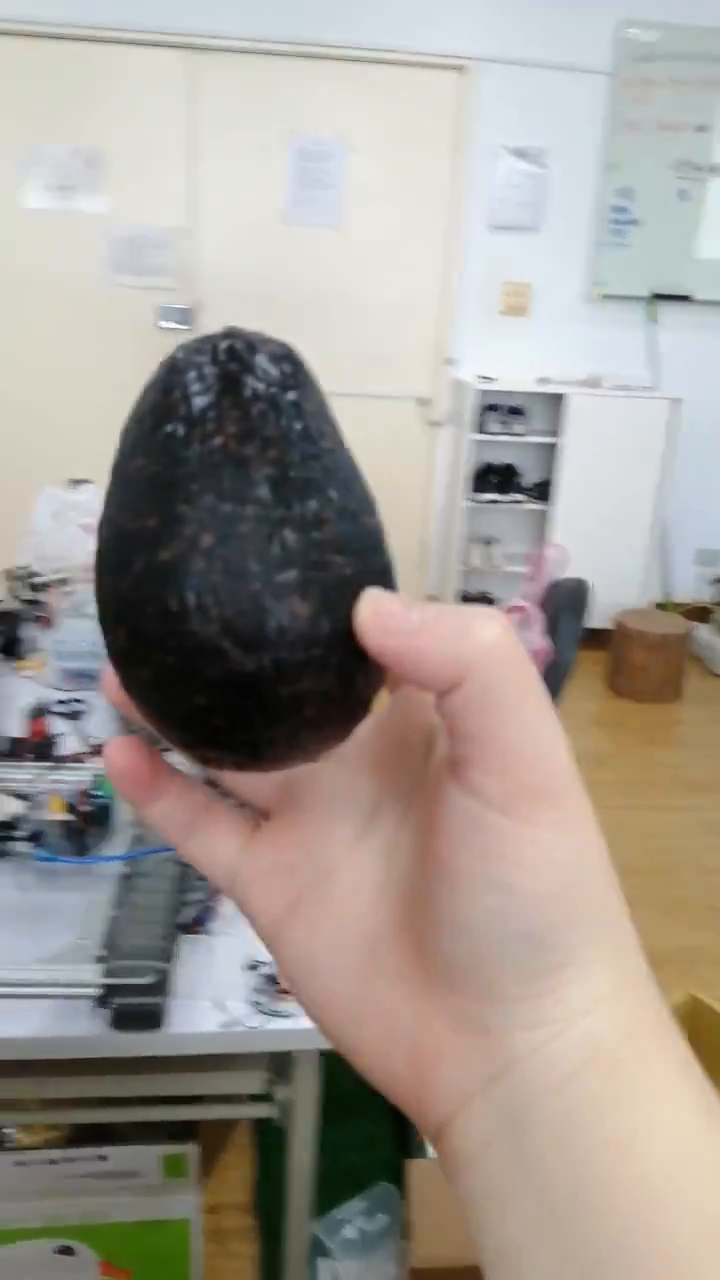
#> input picture frame 70 of Image_processing/testdata/avocado_video1.mp4, 720 x 1280 px, given in place of tomato_video1.mp4, which was not available
$ python just_see_color.py
#> lines starting #> are read from the running program, lines starting #| are printed output that depends on the picture; after the words box and inside, x2 and y2 are one past the last pixel; in counts of white or black regions, pixels touching at a corner belong together; pictures that were not available may be replaced by others from this repository, and a replacement may not be noted
import cv2
import numpy as np
from utilities import *
import matplotlib.pyplot as plt
import ipdb

mask_window=True
Canny_window=False
Circle_window=True

if mask_window:
    cv2.namedWindow("mask",0)
    cv2.resizeWindow("mask", 960, 480)
    cv2.moveWindow("mask",10,100)

if Canny_window:
    cv2.namedWindow("Canny",0)
    cv2.resizeWindow("Canny", 960, 500)
    cv2.moveWindow("Canny",1300,100)

if Circle_window:
    cv2.namedWindow("Circle",0)
    cv2.resizeWindow("Circle", 960, 500)
    cv2.moveWindow("Circle",1300,100)

cap = cv2.VideoCapture('testdata/tomato_video1.mp4')
# ipdb.set_trace()
if not cap.isOpened():
    print("Cannot open camera")
    exit()

#cv2.namedWindow("live", cv2.WINDOW_AUTOSIZE); # 命名一個視窗，可不寫
while(True):
    # 擷取影像
    ret, frame = cap.read()
#> frame is the input picture: shape (1280, 720, 3); mean B, G, R 147.7, 154.6, 161.3
    if not ret:
        print("Can't receive frame (stream end?). Exiting ...")
        break


    hsv = cv2.cvtColor(frame.copy(), cv2.COLOR_BGR2HSV) #將BGR轉換為HSV
#> hsv: shape (1280, 720, 3); mean H, S, V 52.9, 45, 166.8
    #HSV中的顏色強度參數
    weaker_red = np.array([0,76,157])
    strong_red = np.array([179,199,255])
    mask_red = cv2.inRange(hsv,weaker_red,strong_red) #Threshold HSV圖像獲取輸入顏色
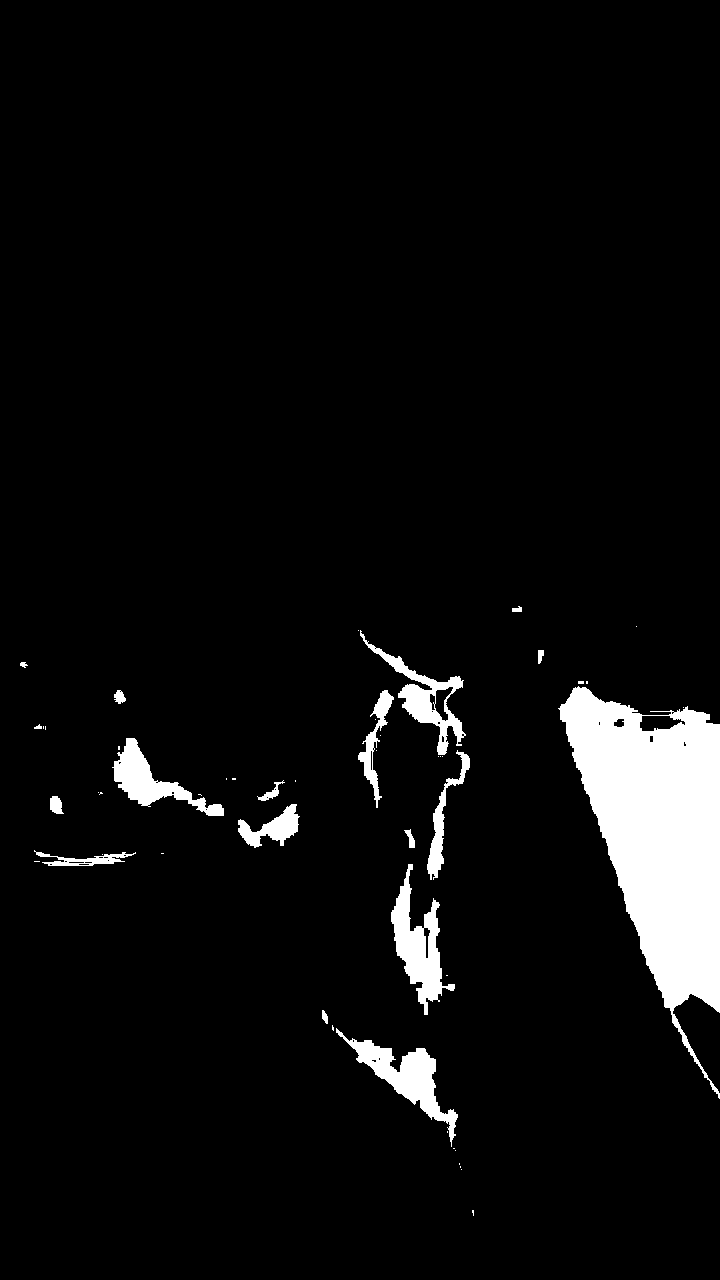
#> mask_red: shape (1280, 720); 5.4% white; 50 white regions (32 under 20 px), largest, box (x1, y1, x2, y2) and area: (558, 686, 720, 1099) 32642, (391, 864, 455, 1015) 3566, (336, 1028, 458, 1147) 3452
    z_array=np.zeros((len(mask_red),len(mask_red[0])))
#> z_array: shape (1280, 720) float64; every value is 0
    mask_red_3d=np.stack((z_array.copy(),z_array.copy(),mask_red.copy()),2)

    weaker_green = np.array([39,55,48])
    strong_green = np.array([73,193,179])
    mask_green = cv2.inRange(hsv,weaker_green,strong_green) #Threshold HSV圖像獲取輸入顏色
#> mask_green: shape (1280, 720); 0.45% white; 32 white regions (22 under 20 px), largest, box (x1, y1, x2, y2) and area: (0, 1216, 192, 1280) 2223, (266, 1117, 289, 1280) 694, (315, 1056, 324, 1162) 346
    z_array=np.zeros((len(mask_green),len(mask_green[0])))
    mask_green_3d=np.stack((z_array.copy(),mask_green.copy(),z_array.copy()),2)

    weaker_black = np.array([4,26,1])
    strong_black = np.array([153,139,100])
    mask_black = cv2.inRange(hsv,weaker_black,strong_black) #Threshold HSV圖像獲取輸入顏色
#> mask_black: shape (1280, 720); 12.8% white; 208 white regions (158 under 20 px), largest, box (x1, y1, x2, y2) and area: (96, 339, 391, 772) 68129, (0, 1048, 427, 1280) 29664, (97, 874, 214, 964) 3265
    z_array=np.zeros((len(mask_black),len(mask_black[0])))
    mask_black_3d=np.stack((mask_black.copy(),z_array.copy(),z_array.copy()),2)

    # canny
    if Canny_window:
        canny_origin=canny_picture(frame,display=False)
        canny_mask_red=cv2.Canny(mask_red,30,150)
        canny_mask_green=cv2.Canny(mask_green,30,150)
        canny_mask_black=cv2.Canny(mask_black,30,150)


    # circle
    if Circle_window:
        gray=cv2.cvtColor(frame,cv2.COLOR_BGR2GRAY)
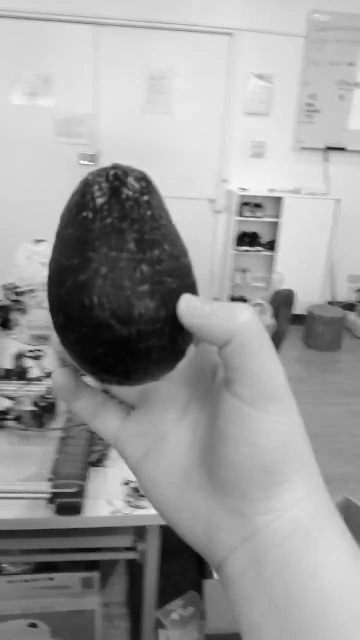
#> gray: shape (1280, 720) (shown at 1/2 size); min 3, max 255, mean 155.8
        frame_circles= cv2.HoughCircles(gray.copy(),cv2.HOUGH_GRADIENT,1,100,param1=100,param2=30,minRadius=5,maxRadius=300)
#> frame_circles = 24 rows, first 8: [320.5, 580.5, 225.5], [95.5, 577.5, 284], [134.5, 876.5, 127], [210.5, 606.5, 188.3], [34.5, 933.5, 164.8], [61.5, 806.5, 52.7], [229.5, 834.5, 219], [174.5, 1001.5, 102.9]
        frame_circles_image=frame.copy()
        try:
            for circle in frame_circles[0]:#根據檢測到圓的資訊，畫出每一個圓
                x=int(circle[0])#座標行列
                y=int(circle[1])
                r=int(circle[2]) #半徑
                frame_circles_image=cv2.circle(frame.copy(),(x,y),r,(0,0,255),-1)#在原圖用指定顏色標記出圓的位置
#> this loop made 24 passes
#> (circle, x, y, r) on passes 1 to 8: ([320.5, 580.5, 225.5], 320, 580, 225), ([95.5, 577.5, 284], 95, 577, 284), ([134.5, 876.5, 127], 134, 876, 127), ([210.5, 606.5, 188.3], 210, 606, 188), ([34.5, 933.5, 164.8], 34, 933, 164), ([61.5, 806.5, 52.7], 61, 806, 52), ([229.5, 834.5, 219], 229, 834, 219), ([174.5, 1001.5, 102.9], 174, 1001, 102)
#> pass 1, `frame_circles_image=cv2.circle(frame.copy(),(x,y),r,(0,0,255),-1)#在原圖用..`:
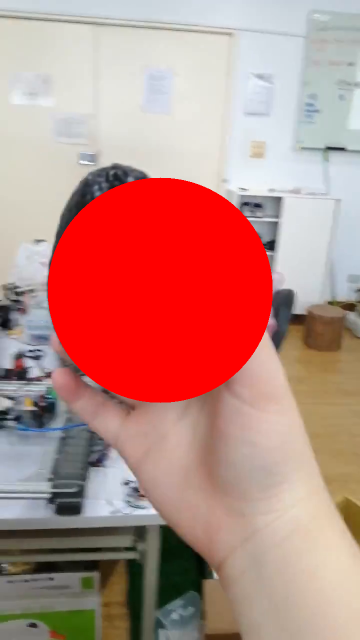
#> frame_circles_image: shape (1280, 720, 3) (shown at 1/2 size); mean B, G, R 132.1, 138.7, 188.1
        except:
            pass


        red_circles= cv2.HoughCircles(mask_red.copy(),cv2.HOUGH_GRADIENT,1,100,param1=100,param2=30,minRadius=5,maxRadius=300)
#> red_circles = None
        red_circles_image=np.stack((mask_red.copy(),mask_red.copy(),mask_red.copy()),2)
        try:
            for circle in red_circles[0]:#根據檢測到圓的資訊，畫出每一個圓
                x=int(circle[0])#座標行列
                y=int(circle[1])
                r=int(circle[2]) #半徑
                red_circles_image=cv2.circle(red_circles_image.copy(),(x,y),r,(0,0,255),-1)#在原圖用指定顏色標記出圓的位置
        except:
            pass

        green_circles= cv2.HoughCircles(mask_green.copy(),cv2.HOUGH_GRADIENT,1,100,param1=100,param2=30,minRadius=5,maxRadius=300)
        green_circles_image=np.stack((mask_green.copy(),mask_green.copy(),mask_green.copy()),2)
        try:
            for circle in green_circles[0]:#根據檢測到圓的資訊，畫出每一個圓
                x=int(circle[0])#座標行列
                y=int(circle[1])
                r=int(circle[2]) #半徑
                green_circles_image=cv2.circle(green_circles_image.copy(),(x,y),r,(0,0,255),-1)#在原圖用指定顏色標記出圓的位置
        except:
            pass


        black_circles= cv2.HoughCircles(mask_black.copy(),cv2.HOUGH_GRADIENT,1,100,param1=100,param2=30,minRadius=5,maxRadius=300)
        black_circles_image=np.stack((mask_black.copy(),mask_black.copy(),mask_black.copy()),2)
        try:
            for circle in black_circles[0]:#根據檢測到圓的資訊，畫出每一個圓
                x=int(circle[0])#座標行列
                y=int(circle[1])
                r=int(circle[2]) #半徑
                black_circles_image=cv2.circle(black_circles_image.copy(),(x,y),r,(0,0,255),-1)#在原圖用指定顏色標記出圓的位置
        except:
            pass

    # ipdb.set_trace()
    #組合圖片
    if mask_window:
        mask_1=np.hstack((frame.copy()/225.,mask_red_3d,mask_green_3d,mask_black_3d))
    if Canny_window:
        canny_mask=np.hstack((canny_picture(frame,display=False),cv2.Canny(mask_red,30,150),cv2.Canny(mask_green,30,150),cv2.Canny(mask_black,30,150)))
    if Circle_window:
        circles_1=np.hstack((frame_circles_image,red_circles_image,green_circles_image,black_circles_image))
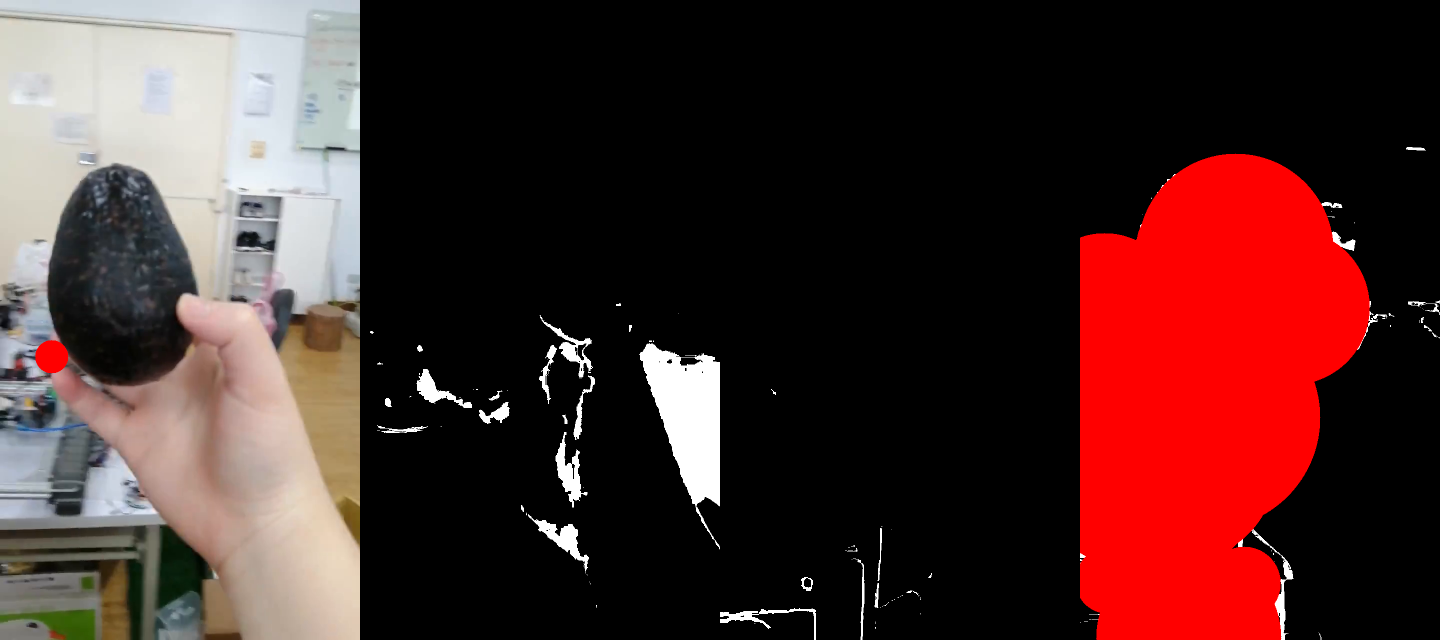
#> circles_1: shape (1280, 2880, 3) (shown at 1/2 size); mean of channels 0, 1, 2 40.9, 42.6, 73.8; drawn as B, G, R

    # 顯示圖片
    try:
        if mask_window:
            cv2.imshow('mask', mask_1)

        if Canny_window:
            cv2.imshow('Canny',canny_mask)

        if Circle_window:
            cv2.imshow('Circle',circles_1)
    except:
        pass
    # cv2.imshow('live', mask_1)

    #註這邊可以插其他code


    # 按下 q 鍵離開迴圈
    if cv2.waitKey(1) == ord('q'):
#> (key q is pressed here)
        break

# 釋放該攝影機裝置
cap.release()
cv2.destroyAllWindows()
